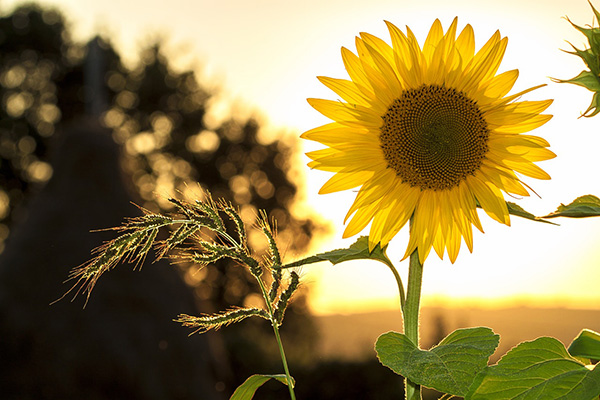
#> input picture sunflower.jpg, 600 x 400 px, found by its file name
$ python 'DCT Transform.py'
#> lines starting #> are read from the running program, lines starting #| are printed output that depends on the picture
import cv2
import numpy as np
img=cv2.imread("A:\\Apps\\anaconda\\spyder\\DIP lab preparation\\sunflower.jpg")
#> img is the input picture: shape (400, 600, 3); mean B, G, R 78.6, 128.9, 146.8
gray=cv2.cvtColor(img,cv2.COLOR_BGR2GRAY)
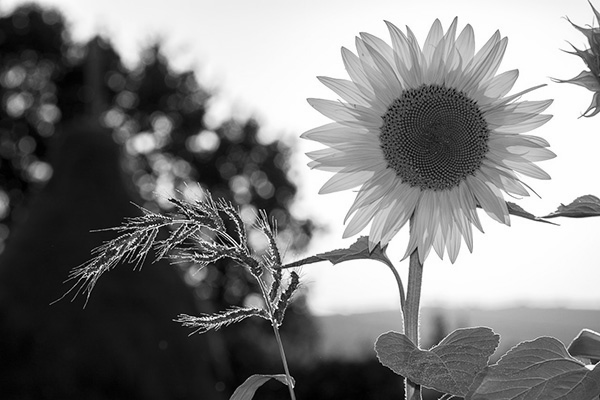
#> gray: shape (400, 600); min 0, max 255, mean 128.5
#dct
dctimg=cv2.dct(np.float32(gray),cv2.DCT_INVERSE)
#invdct
idct=cv2.idct(dctimg)
idc=np.uint8(idct)
cv2.imshow("Origianl",img)
cv2.imshow("Gray Image",gray)
cv2.imshow(" Dct Image",dctimg)
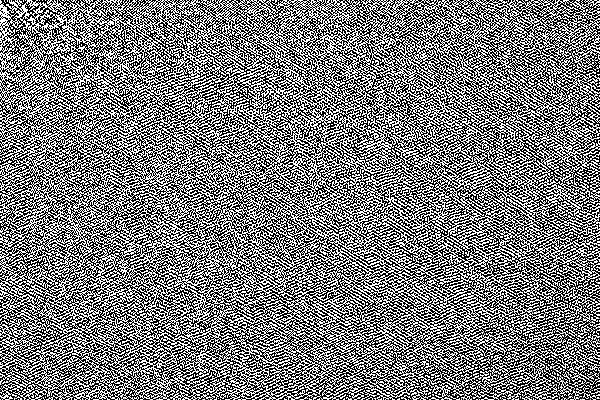
#> window ' Dct Image': shape (400, 600); min 0, max 255, mean 122.5
cv2.imshow("Indct Image",idct)
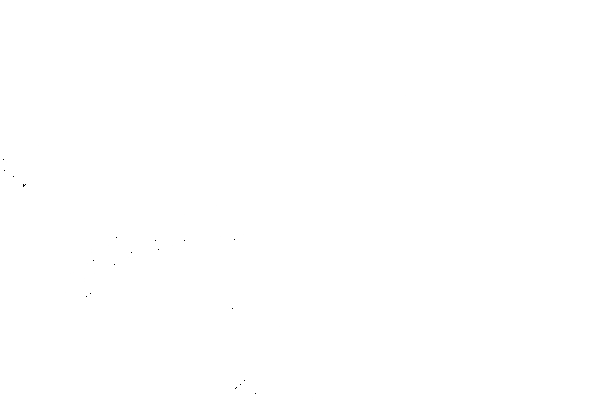
#> window 'Indct Image': shape (400, 600); min 0, max 255, mean 255
cv2.waitKey()
cv2.destroyAllWindows()
